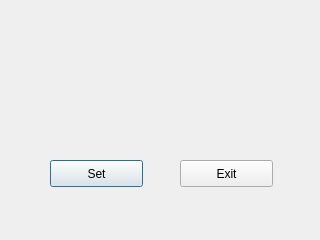
<?xml version="1.0" encoding="UTF-8"?>
<ui version="4.0">
 <class>MainWindow</class>
 <widget class="QDialog" name="MainWindow">
  <property name="geometry">
   <rect>
    <x>0</x>
    <y>0</y>
    <width>320</width>
    <height>240</height>
   </rect>
  </property>
  <property name="minimumSize">
   <size>
    <width>320</width>
    <height>240</height>
   </size>
  </property>
  <property name="maximumSize">
   <size>
    <width>320</width>
    <height>240</height>
   </size>
  </property>
  <property name="windowTitle">
   <string>MainWindow</string>
  </property>
  <widget class="QLabel" name="label">
   <property name="geometry">
    <rect>
     <x>50</x>
     <y>50</y>
     <width>201</width>
     <height>41</height>
    </rect>
   </property>
   <property name="text">
    <string/>
   </property>
  </widget>
  <widget class="QPushButton" name="setButton">
   <property name="geometry">
    <rect>
     <x>50</x>
     <y>160</y>
     <width>93</width>
     <height>27</height>
    </rect>
   </property>
   <property name="text">
    <string>Set</string>
   </property>
  </widget>
  <widget class="QPushButton" name="exitButton">
   <property name="geometry">
    <rect>
     <x>180</x>
     <y>160</y>
     <width>93</width>
     <height>27</height>
    </rect>
   </property>
   <property name="text">
    <string>Exit</string>
   </property>
  </widget>
 </widget>
 <layoutdefault spacing="6" margin="11"/>
 <resources/>
 <connections/>
</ui>
